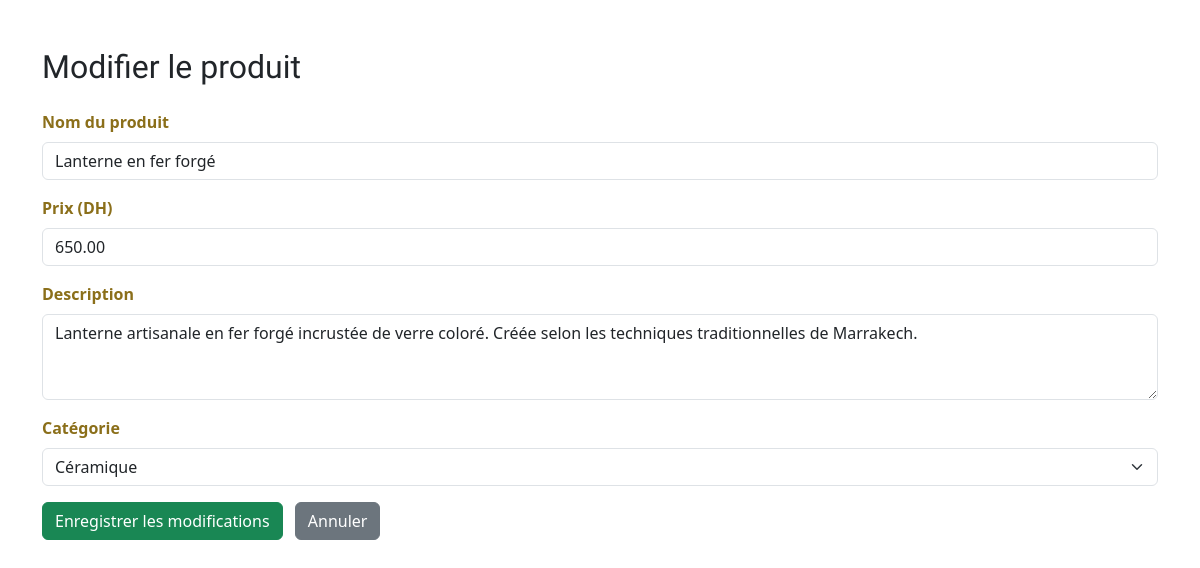
/html/modifie_produit.php?id=3 (signed in), run on the app's committed database.
### tables this page shows
CREATE TABLE produits (
    id INT AUTO_INCREMENT PRIMARY KEY,
    nom VARCHAR(100) NOT NULL,
    description TEXT,
    prix DECIMAL(10,2) NOT NULL,
    prix_promo DECIMAL(10,2) NULL,
    categorie_id INT NOT NULL,
    image VARCHAR(255) NOT NULL,
    image_url VARCHAR(255) NOT NULL,
    artisan_id INT,
    stock INT DEFAULT 0,
    poids DECIMAL(8,2) DEFAULT 0.00,
    dimensions VARCHAR(50),
    materiau VARCHAR(100),
    technique VARCHAR(100),
    temps_fabrication VARCHAR(50),
    note_moyenne DECIMAL(3,2) DEFAULT 0.00,
    nombre_avis INT DEFAULT 0,
    vendu BOOLEAN DEFAULT FALSE,
    en_vedette BOOLEAN DEFAULT FALSE,
    date_ajout TIMESTAMP DEFAULT CURRENT_TIMESTAMP,
    date_modification TIMESTAMP DEFAULT CURRENT_TIMESTAMP ON UPDATE CURRENT_TIMESTAMP,
    FOREIGN KEY (categorie_id) REFERENCES categories(id) ON DELETE RESTRICT,
    FOREIGN KEY (artisan_id) REFERENCES artisans(id) ON DELETE SET NULL
);

### html/modifie_produit.php (the view, shortened to what this page needs)
<?php
include("../php/connexion.php");
$id = intval($_GET['id']);
$categories = [];
try {
    $stmt = $pdo->query("SELECT nom FROM categories WHERE actif = 1 ORDER BY ordre, nom");
    $categories = $stmt->fetchAll(PDO::FETCH_COLUMN);
} catch (PDOException $e) {
    $categories = ['Céramique', 'Tapis', 'Lanternes', 'Bijoux', 'Bois sculpté', 'Cuir'];
}
$stmt = $pdo->prepare("SELECT * FROM produits WHERE id = ?");
$stmt->execute([$id]);
$produit = $stmt->fetch();
?>
<!DOCTYPE html>
<html lang="fr">
<head>
    <link rel="stylesheet" href="../css/global.css">
    <link href="https://cdn.jsdelivr.net/npm/bootstrap@5.3.3/dist/css/bootstrap.min.css" rel="stylesheet">
</head>
<body>
<div class="container py-5">
    <h2 class="mb-4">Modifier le produit</h2>
    <form method="POST">
        <div class="mb-3">
            <label for="nom" class="form-label">Nom du produit</label>
            <input type="text" class="form-control" id="nom" name="nom" value="<?php echo htmlspecialchars($produit['nom']); ?>" required>
        </div>
        <div class="mb-3">
            <label for="prix" class="form-label">Prix (DH)</label>
            <input type="number" step="0.01" class="form-control" id="prix" name="prix" value="<?php echo htmlspecialchars($produit['prix']); ?>" required>
        </div>
        <div class="mb-3">
            <label for="description" class="form-label">Description</label>
            <textarea class="form-control" id="description" name="description" rows="3" required><?php echo htmlspecialchars($produit['description']); ?></textarea>
        </div>
        <div class="mb-3">
            <label for="categorie" class="form-label">Catégorie</label>
            <select class="form-select" id="categorie" name="categorie" required>
                <?php foreach ($categories as $cat): ?>
                    <option value="<?php echo htmlspecialchars($cat); ?>" <?php if ($cat == $produit['categorie_id']) echo 'selected'; ?>>
                        <?php echo htmlspecialchars($cat); ?>
                    </option>
                <?php endforeach; ?>
            </select>
        </div>
        <button type="submit" class="btn btn-success">Enregistrer les modifications</button>
        <a href="products.php" class="btn btn-secondary ms-2">Annuler</a>
    </form>
</div>
</body>
</html>

### css/global.css (style rules this page uses)
:root { --primary: #d4af37; --primary-dark: #8b6f1a; --secondary: #8b4513; --accent: #ff6b35; --success: #27ae60; --warning: #f39c12; --danger: #e74c3c; --info: #3498db; --light: #f8f9fa; --dark: #2c3e50; --white: #fff; --black: #222; --text-main: #2c3e50; --text-light: #7f8c8d; --border: #e9ecef; --shadow: 0 4px 16px rgba(44,62,80,0.08); --shadow-hover: 0 8px 24px rgba(44,62,80,0.12); --radius: 14px; --transition: all 0.25s cubic-bezier(.4,0,.2,1); }
* { margin: 0; padding: 0; box-sizing: border-box; }
body { font-family: 'Montserrat', 'Amiri', serif; background: var(--light); color: var(--text-main); min-height: 100vh; display: flex; flex-direction: column; line-height: 1.7; }
h1, h2, h3, h4, h5, h6 { font-family: 'Amiri', serif; font-weight: 700; color: var(--primary-dark); margin-bottom: 1rem; }
h2 { font-size: 2.1rem; }
.btn { border-radius: var(--radius); font-weight: 600; padding: 0.7rem 1.5rem; transition: var(--transition); border: none; text-decoration: none; display: inline-block; cursor: pointer; font-family: 'Montserrat', 'Amiri', serif; }
.btn-secondary { background: var(--text-light); color: var(--white); }
.form-control { border-radius: var(--radius); border: 2px solid var(--border); padding: 0.75rem 1rem; transition: var(--transition); font-size: 1rem; }
.form-label { font-weight: 600; color: var(--primary-dark); margin-bottom: 0.5rem; }

### data on the page
produits: nom "Lanterne en fer forgé", prix "650.00", description "Lanterne artisanale en fer forgé incrustée de verre coloré. Créée selon les techniques traditionnelles de Marrakech."

### other printed values
form field categorie "Céramique"
